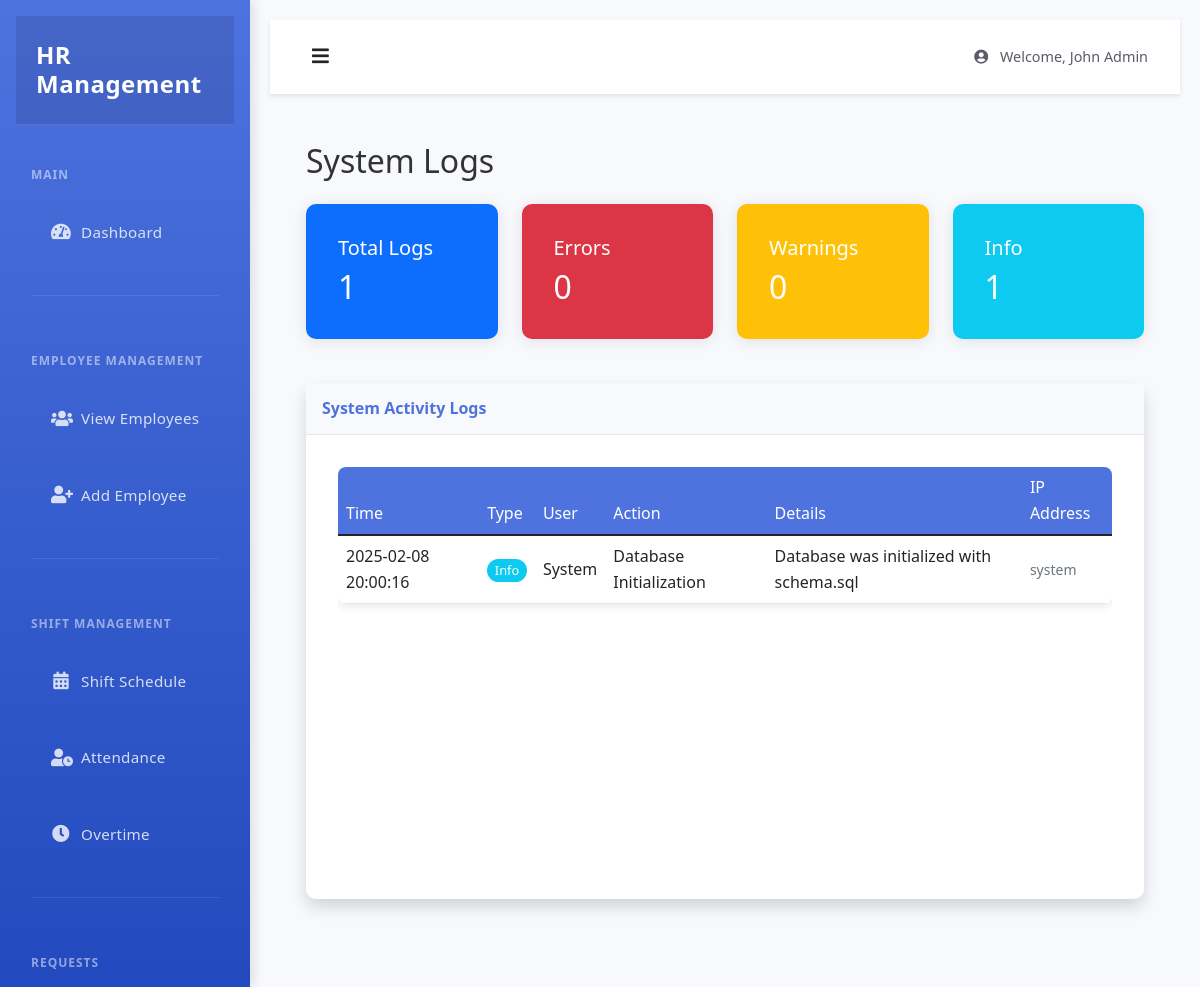
Before: /admin/logs (signed in) with the older database file.
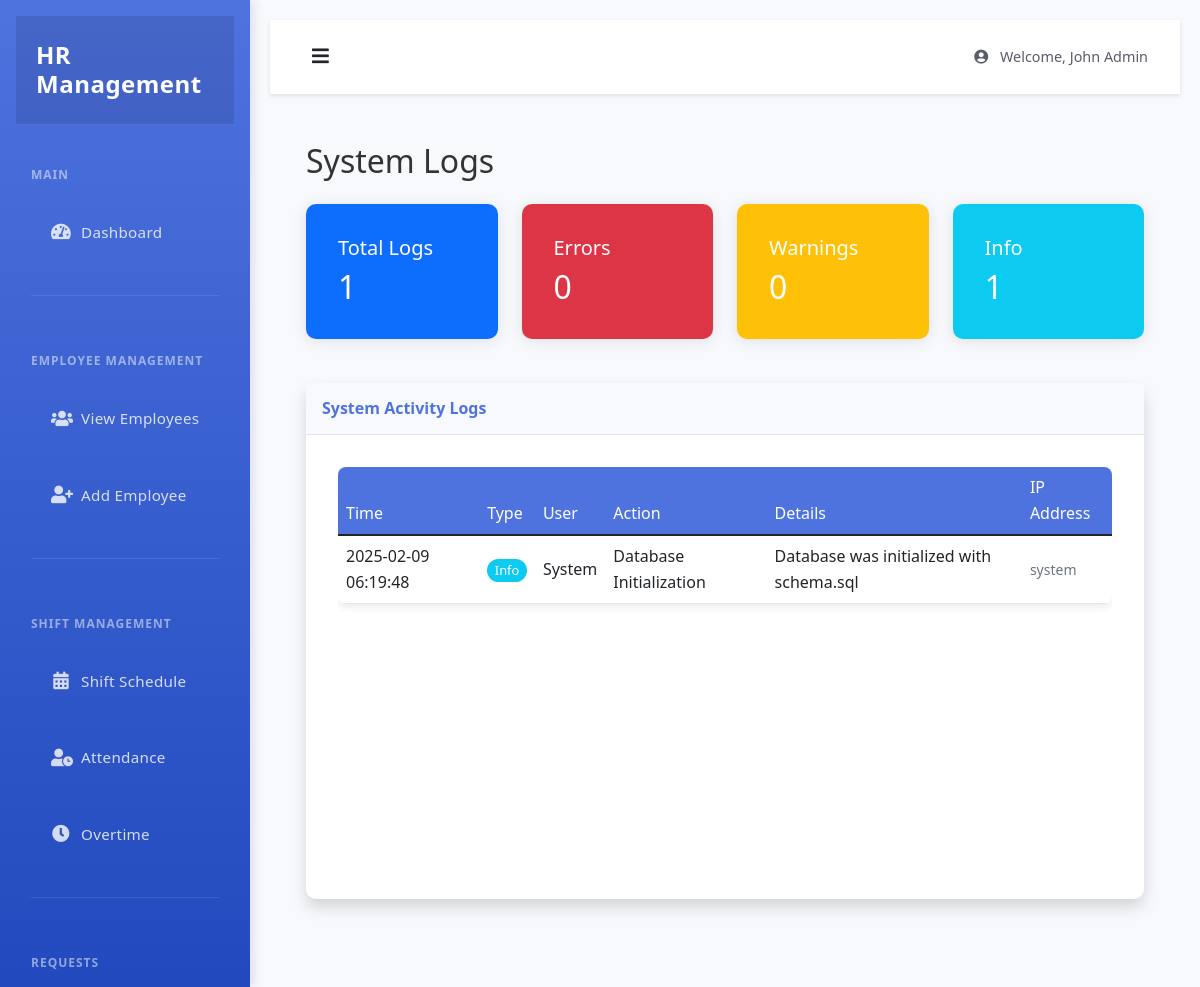
After: the same page with the newer database file.
### tables this page shows
CREATE TABLE system_logs (
    id INTEGER PRIMARY KEY AUTOINCREMENT,
    user_id INTEGER,
    type TEXT NOT NULL,  -- 'error', 'warning', 'info'
    action TEXT NOT NULL,
    details TEXT,
    ip_address TEXT,
    created_at TIMESTAMP DEFAULT CURRENT_TIMESTAMP,
    FOREIGN KEY (user_id) REFERENCES users (id)
);

### app.py (the view)
@app.route('/admin/logs')
@admin_required
def view_logs():
    db = get_db()
    cursor = db.cursor()
    cursor.execute('''
        SELECT
            l.*,
            u.first_name,
            u.last_name,
            u.role
        FROM system_logs l
        LEFT JOIN users u ON l.user_id = u.id
        ORDER BY l.created_at DESC
        LIMIT 1000
    ''')
    logs = cursor.fetchall()
    cursor.execute('''
        SELECT
            COUNT(*) as total_logs,
            SUM(CASE WHEN type = 'error' THEN 1 ELSE 0 END) as errors,
            SUM(CASE WHEN type = 'warning' THEN 1 ELSE 0 END) as warnings,
            SUM(CASE WHEN type = 'info' THEN 1 ELSE 0 END) as info
        FROM system_logs
    ''')
    stats = cursor.fetchone()
    return render_template('admin/logs.html', logs=logs, stats=stats)

### app.py (called while the page is built)
def get_db():
    if not hasattr(g, 'sqlite_db'):
        g.sqlite_db = sqlite3.connect(app.config['DATABASE'])
        g.sqlite_db.row_factory = sqlite3.Row
    return g.sqlite_db

def admin_required(f):
    @wraps(f)
    def decorated_function(*args, **kwargs):
        if 'is_admin' not in session or not session['is_admin']:
            flash('Admin access required')
            return redirect(url_for('login'))
        return f(*args, **kwargs)
    return decorated_function

@app.template_filter('format_date')
def format_date(date_str):
    if not date_str:
        return ''
    try:
        date_obj = datetime.strptime(date_str, '%Y-%m-%d')
        return date_obj.strftime('%B %d, %Y')  # Example: January 08, 2025
    except:
        return date_str

### templates/admin/logs.html (shortened to what this page needs)
{% extends "admin/base.html" %}
{% block content %}
<div class="container-fluid py-4">
    <h2 class="mb-4">System Logs</h2>
    <div class="row mb-4">
        <div class="col-md-3">
            <div class="card bg-primary text-white">
                <div class="card-body">
                    <h5 class="card-title">Total Logs</h5>
                    <h2 class="mb-0">{{ stats.total_logs }}</h2>
                </div>
            </div>
        </div>
        <div class="col-md-3">
            <div class="card bg-danger text-white">
                <div class="card-body">
                    <h5 class="card-title">Errors</h5>
                    <h2 class="mb-0">{{ stats.errors }}</h2>
                </div>
            </div>
        </div>
        <div class="col-md-3">
            <div class="card bg-warning text-white">
                <div class="card-body">
                    <h5 class="card-title">Warnings</h5>
                    <h2 class="mb-0">{{ stats.warnings }}</h2>
                </div>
            </div>
        </div>
        <div class="col-md-3">
            <div class="card bg-info text-white">
                <div class="card-body">
                    <h5 class="card-title">Info</h5>
                    <h2 class="mb-0">{{ stats.info }}</h2>
                </div>
            </div>
        </div>
    </div>
    <div class="card shadow">
        <div class="card-header py-3">
            <h6 class="m-0 font-weight-bold text-primary">System Activity Logs</h6>
        </div>
        <div class="card-body">
            <div class="table-responsive">
                <table class="table table-hover">
                    <thead>
                        <tr>
                            <th>Time</th>
                            <th>Type</th>
                            <th>User</th>
                            <th>Action</th>
                            <th>Details</th>
                            <th>IP Address</th>
                        </tr>
                    </thead>
                    <tbody>
                        {% for log in logs %}
                        <tr class="{% if log.type == 'error' %}table-danger{% elif log.type == 'warning' %}table-warning{% endif %}">
                            <td>{{ log.created_at|format_date }}</td>
                            <td>
                                <span class="badge {% if log.type == 'error' %}bg-danger{% elif log.type == 'warning' %}bg-warning{% else %}bg-info{% endif %}">
                                    {{ log.type|title }}
                                </span>
                            </td>
                            <td>
                                {% if log.first_name %}
                                    {{ log.first_name }} {{ log.last_name }}
                                    <small class="text-muted">({{ log.role }})</small>
                                {% else %}
                                    System
                                {% endif %}
                            </td>
                            <td>{{ log.action }}</td>
                            <td>{{ log.details }}</td>
                            <td><small class="text-muted">{{ log.ip_address }}</small></td>
                        </tr>
                        {% endfor %}
                    </tbody>
                </table>
            </div>
        </div>
    </div>
</div>
{% endblock %}

Changed rows visible on the page:
changed system_logs "Database Initialization": created_at "2025-02-08 20:00:16" → "2025-02-09 06:19:48"
